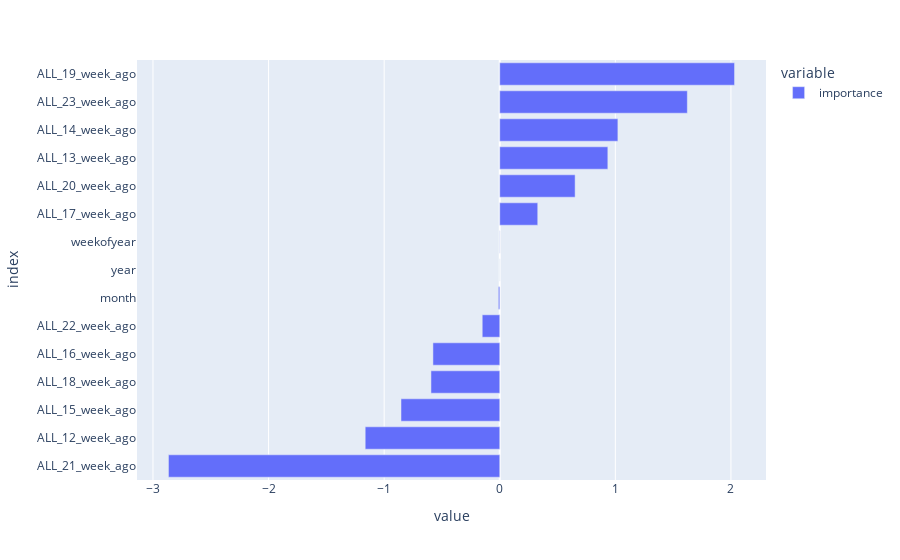

This figure's notebook cell:
### Markdown cell above
## forecast

### Code cell
%%time

train_last_date = '2022-01-02'
X_train = X[X.index <= train_last_date]
y_train = y[y.index <= train_last_date]
print(X_train.shape, y_train.shape)

model = trainXGBoost(X_train, y_train)

fi = pd.DataFrame(model.coef_, index=X_train.columns, columns=['importance']).sort_values('importance')
px.bar(fi, orientation='h')

### Figure 1 — Plotly figure (JSON) as saved in the notebook; plotly's stock layout.template omitted (floating-point values rounded to 4 significant figures)
{"data": [{"alignmentgroup": "True", "hovertemplate": "variable=importance<br>value=%{x}<br>index=%{y}<extra></extra>", "legendgroup": "importance", "marker": {"color": "#636efa", "pattern": {"shape": ""}}, "name": "importance", "offsetgroup": "importance", "orientation": "h", "showlegend": true, "textposition": "auto", "type": "bar", "x": [-2.866, -1.164, -0.8543, -0.595, -0.5781, -0.1516, -0.0119, -6.94e-05, 0.001153, 0.3286, 0.6521, 0.9351, 1.022, 1.623, 2.031], "xaxis": "x", "y": ["ALL_21_week_ago", "ALL_12_week_ago", "ALL_15_week_ago", "ALL_18_week_ago", "ALL_16_week_ago", "ALL_22_week_ago", "month", "year", "weekofyear", "ALL_17_week_ago", "ALL_20_week_ago", "ALL_13_week_ago", "ALL_14_week_ago", "ALL_23_week_ago", "ALL_19_week_ago"], "yaxis": "y"}], "layout": {"autosize": true, "barmode": "relative", "legend": {"title": {"text": "variable"}, "tracegroupgap": 0}, "margin": {"t": 60}, "xaxis": {"anchor": "y", "autorange": true, "domain": [0, 1], "range": [-3.138, 2.303], "title": {"text": "value"}, "type": "linear"}, "yaxis": {"anchor": "x", "autorange": true, "domain": [0, 1], "range": [-0.5, 14.5], "title": {"text": "index"}, "type": "category"}}}
